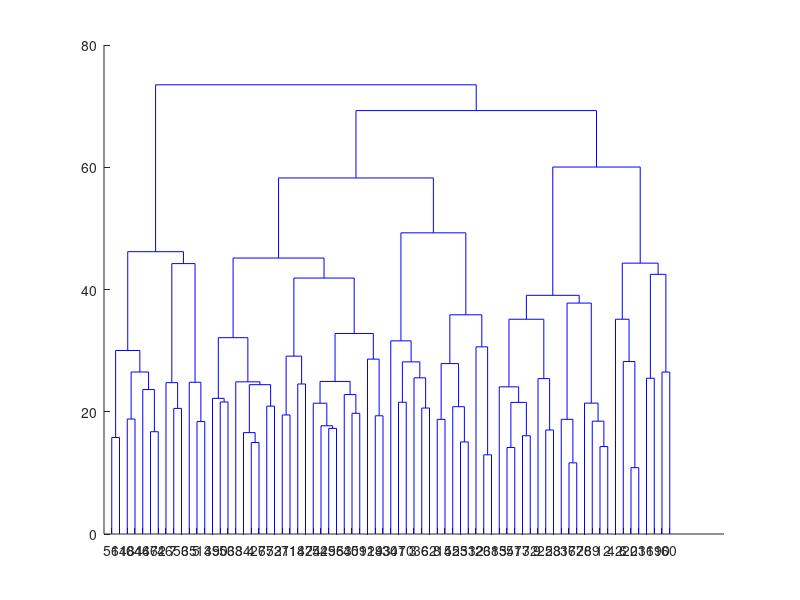

MATLAB code for this plot: (Note: this script raises an error after producing the figure.)
%% reset
clear all
clc
load distmtx.mat
load urls
threshold = 19;

threshold = threshold + 1;
%% get distant matrix
% convert back to the format that linkage can process
[numNode, ~] = size(distmtx);
distmtx = squareform(distmtx);

% construct the hierarchical cluster tree
Z = linkage(distmtx, 'complete');
dendrogram(Z,0)

%% initialize cluster array
% Initialize the cluster array
cluster_arr(1,numNode) = Cluster(0,0,0);
for i=1:numNode
   cluster_arr(i).cluster_id = i;
   cluster_arr(i).member_id = i;
   cluster_arr(i).valid = 1;
end


%% loop to get the result
ii=1;
top_idx = numNode;
max_dist = 0;

[~,sizeC] = size(cluster_arr);
while sizeC >= threshold
    T = Z(ii,:);
    top_idx = top_idx + 1;
    
    if T(3) > max_dist
       max_dist = T(3); 
    end
    % pop
    clusterA = cluster_arr(T(1));
    clusterB = cluster_arr(T(2));
    cluster_arr(T(1)).valid = 0;
    cluster_arr(T(2)).valid = 0;
    
    if clusterA.valid ==0 || clusterB.valid==0
        fprintf('this is bull shit');
        break;
    end
    
    % merge
    temp_cluster = Cluster(top_idx, [clusterA.member_id, clusterB.member_id], 1);
    
    % push
    cluster_arr(end+1) = temp_cluster;
    
    % indexing
    sizeC = sizeC - 1;
    ii = ii + 1;
end

%% output labeled data
label = 1;
[~,sizeC] = size(cluster_arr);
fileID = fopen('../label','w');
for ii=1:sizeC
   if cluster_arr(ii).valid
       member_list = cluster_arr(ii).member_id;
       [~,length] = size(member_list);
       for jj=1:length
           fprintf(fileID, '%s %d ', strtrim( urls(member_list(jj),:) ), label);
       end
       label = label + 1;
   end
end
fclose(fileID)


%% plot the result
dendrogram(Z,0)
hold on
a = xlim;
plot([a(1),a(2)],[max_dist,max_dist],'r-')
title('Dendrogram');
hold off
